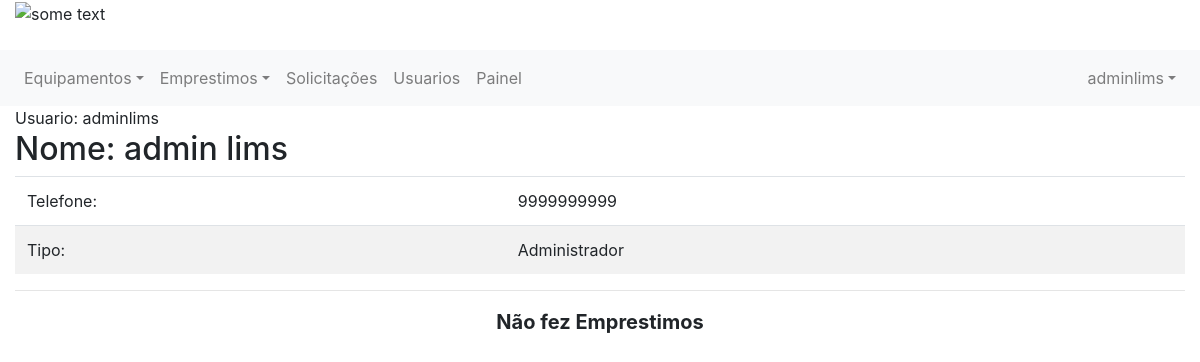
Before: /usuario/1/ (signed in) with the older database file.
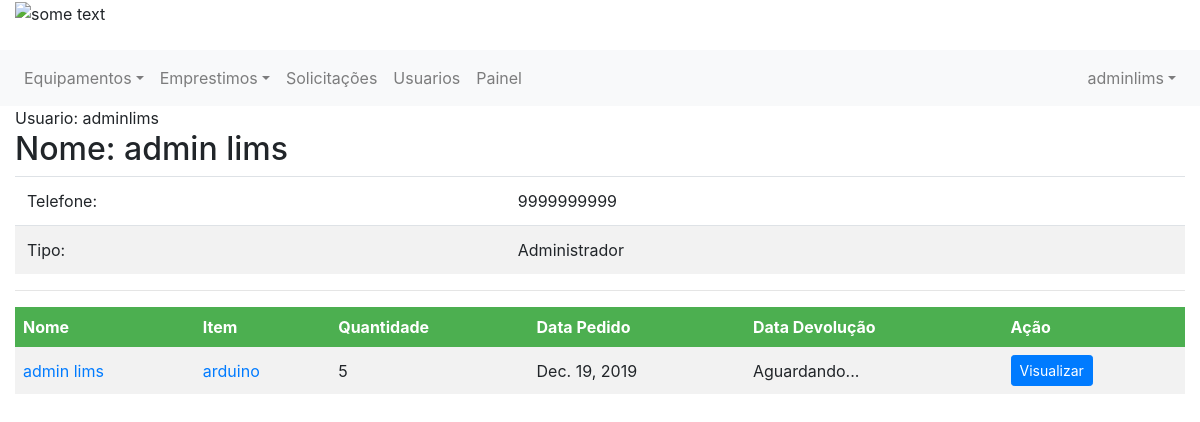
After: the same page with the newer database file.
### emprestimo/models.py (models this page shows)
class Emprestimo(models.Model):
    equipamento = models.ForeignKey(Item, on_delete=models.CASCADE, related_name='item_emprestimo')
    solicitante = models.ForeignKey(Usuario, on_delete=models.CASCADE, related_name='usuario_emprestimo')
    tipo = models.ForeignKey(TipoEstadoEmprestimo, on_delete=models.CASCADE, related_name='tipo_emprestimo')
    estado = models.BooleanField(default=0)
    descricao = models.CharField(max_length=255)
    quantidade = models.IntegerField()
    data_emprestimo = models.DateField(null=False)
    data_devolucao = models.DateField(null=True)
    mensagem_rejeitado = models.CharField(max_length=255, null=True)
    mensagem_devolucao = models.CharField(max_length=255, null=True)

### controle/models.py (models this page shows, shortened)
class Usuario(models.Model):
    user = models.OneToOneField(User, related_name='profile', on_delete=models.CASCADE, null=True)
    telefone = models.IntegerField()
    tipo = models.ForeignKey(TipoUsuario, on_delete=models.CASCADE)

class Item(models.Model):
    nome = models.CharField(max_length=50)
    quantidade = models.IntegerField()
    quantidade_emprestada = models.IntegerField()
    tipo = models.ForeignKey(TipoEquipamento, on_delete=models.CASCADE)
    imagem = models.FileField(upload_to='documents/%Y/%m/%d', default='documents/1111/sem_foto.jpg')
    excluido = models.BooleanField(default=False)

### usuarios/views.py (the view)
# urls.py: path('usuario/<int:usuario_id>/', views.exibir_um_usuario, name='exibe_um_usuario'),
@login_required
def exibir_um_usuario(request, usuario_id):
    usuario = Usuario.objects.get(id=usuario_id)
    emprestimos = Emprestimo.objects.filter(solicitante=usuario_id).exclude(tipo=1).order_by('-data_emprestimo')
    paginator = Paginator(emprestimos, 8)
    page = request.GET.get('page')
    emprestimos = paginator.get_page(page)
    return render(request, 'exibir.html', {'emprestimos': emprestimos, 'usuario': usuario,
                                           'user_logado': get_usuario_logado(request)})

### usuarios/views.py (called while the page is built)
def get_usuario_logado(request):
    return request.user

### usuarios/templates/exibir.html (shortened to what this page needs)
{% extends 'base.html' %}
{% block 'content' %}
<div class="page-header">
    <span>Usuario: {{usuario.user.username}}</span>
    <h2>Nome: {{usuario.user.first_name}} {{ usuario.user.last_name }}</h2>
</div>
<table class="table">
    <tr>
        <td>Telefone:</td>
        <td>{{ usuario.telefone }}</td>
    </tr>
    <tr>
        <td>Tipo:</td>
        <td>{{usuario.tipo.nome}}</td>
    </tr>
</table>
<hr>
<div style="overflow-y:auto; overflow-x:auto;">
    {% if emprestimos %}
    <table>
        <tr>
            <th>Nome</th>
            <th>Item</th>
            <th>Quantidade</th>
            <th>Data Pedido</th>
            <th>Data Devolução</th>
            <th>Ação</th>
        </tr>
        {% for emprestimo in emprestimos %}
        <tr>
            <td><a href="{% url 'exibe_um_usuario' emprestimo.solicitante.id %}">
                {{emprestimo.solicitante.user.first_name }} {{emprestimo.solicitante.user.last_name}} </a></td>
            <td><a href="{% url 'equipamento' emprestimo.equipamento.id %}">{{emprestimo.equipamento.nome}}</a></td>
            <td>{{emprestimo.quantidade}}</td>
            <td>{{emprestimo.data_emprestimo}}</td>
            <td>{% if emprestimo.data_devolucao == none %}
                Aguardando...
                {% else %}
                {{emprestimo.data_devolucao}}
                {% endif %}
            </td>
            <td><a class="btn btn-sm btn-primary"
                   href="{% url 'exibir_detalhes_emprestimo' emprestimo.id %}">Visualizar</a></td>
        </tr>
        {% endfor %}
    </table>
    {% else %}
    <p style="font-size: 20px; font-weight: bold; text-align:center">Não fez Emprestimos </p>
    {% endif %}
</div>
{% endblock %}

Changed rows visible on the page:
added Emprestimo: solicitante.user.first_name "admin", solicitante.user.last_name "lims", equipamento.nome "arduino", quantidade "5", data_emprestimo "Dec. 19, 2019", shows "Aguardando..."
Other visible differences:
text no longer shown: "Não fez Emprestimos"
text now shown: "Nome Item Quantidade Data Pedido Data Devolução Ação"
